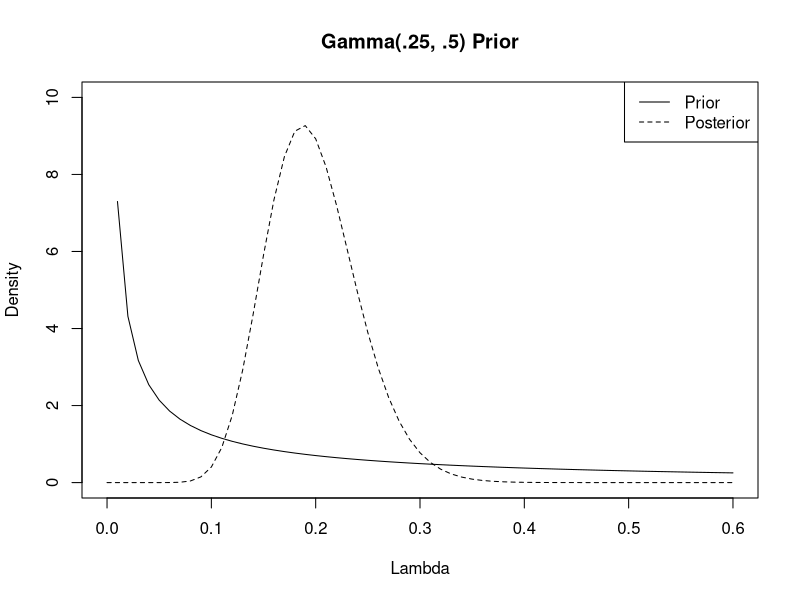
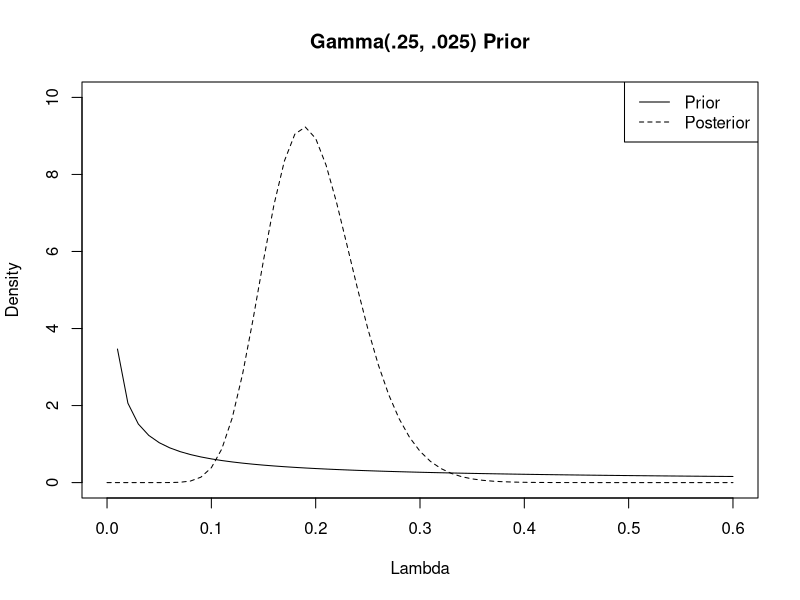

These figures' R source, in order:
distSeq <- seq(0, 0.6, by = .01)
partA <- list()
partA$prior <- function(x) dgamma(x, shape = .25, rate = .5)
partA$posterior <- function(x) dgamma(x, shape = 20.25, rate = 102.5)
partB <- list()
partB$prior <- function(x) dgamma(x, shape = .25, rate = .025)
partB$posterior <- function(x) dgamma(x, shape = 20.25, rate = 102.025)
png('../Desktop/Projects/Stat135/Chapter8/output/Problem62Plot_a.png', type = 'cairo',
    width = 640, height = 480)
plot(distSeq, partA$prior(distSeq), type = 'l', ylim = c(0, 10),
     xlab = 'Lambda', ylab = 'Density', main = 'Gamma(.25, .5) Prior')
lines(distSeq, partA$posterior(distSeq), type = 'l', lty = 2)
legend(x = 'topright', legend = c('Prior', 'Posterior'), lty = c(1, 2))
dev.off()
png('../Desktop/Projects/Stat135/Chapter8/output/Problem62Plot_b.png', type = 'cairo',
    width = 640, height = 480)
plot(distSeq, partB$prior(distSeq), type = 'l', ylim = c(0, 10),
     xlab = 'Lambda', ylab = 'Density', main = 'Gamma(.25, .025) Prior')
lines(distSeq, partB$posterior(distSeq), type = 'l', lty = 2)
legend(x = 'topright', legend = c('Prior', 'Posterior'), lty = c(1, 2))
dev.off()
